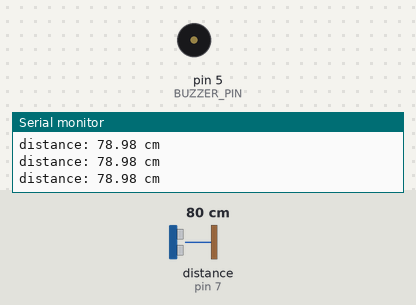
Recording of a sketch running on a simulated Arduino Uno, built with avr-gcc and run on an emulated ATmega328P. On the bench: buzzer (waves = sounding, pin HIGH), the last lines printed to the serial monitor. Wiring (inferred from the names in the program): ultrasonic range finder: trigger pin 6; echo pin 7. The test bench sets the inputs (shaded band); at power-on: distance to the obstacle (sensor on pin 7) 80 cm. The echo pulse lasts 58.3 µs per cm; pins used as bus, display or sensor lines are not drawn.

Above: at 1.2 s.
1.3 s: distance to the obstacle (sensor on pin 7) set to 6 cm
2.8 s: distance to the obstacle (sensor on pin 7) set to 3 cm
At 3.5 s:
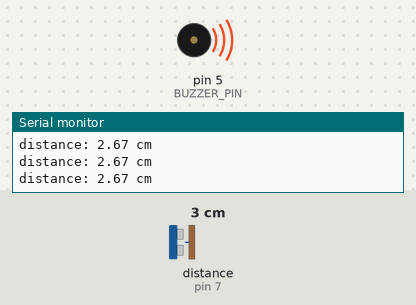
4.3 s: distance to the obstacle (sensor on pin 7) set to 18 cm
At 5.3 s:
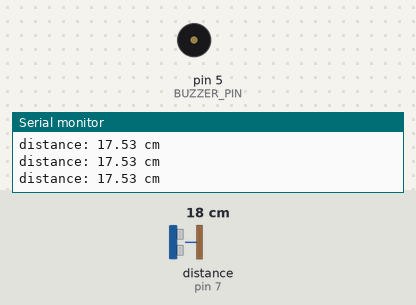
5.8 s: distance to the obstacle (sensor on pin 7) set to 2 cm
At 6.8 s:
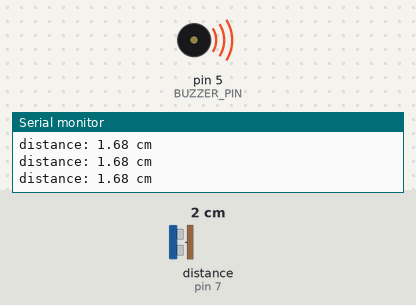
Timing chart, 0 to 8.3 s (numbered marks = the images above; inputs shaded):
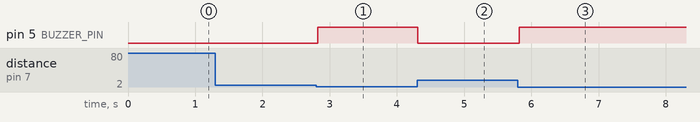

Measured:
- the behaviour switches between 5 and 4 cm on distance to the obstacle (sensor on pin 7) (found by bisection; images 0 and 1)
- after the input at 2.8 s, pin 5 (BUZZER_PIN): LOW → HIGH at once
- after the input at 4.3 s, pin 5 (BUZZER_PIN): HIGH → LOW at once
- after the input at 5.8 s, pin 5 (BUZZER_PIN): LOW → HIGH at once

The sketch:

Pool.ino
```cpp
const int TRIG_PIN   = 6; // Arduino pin connected to Ultrasonic Sensor's TRIG pin
const int ECHO_PIN   = 7; // Arduino pin connected to Ultrasonic Sensor's ECHO pin
const int BUZZER_PIN = 5; // Arduino pin connected to Piezo Buzzer's pin
const int DISTANCE_THRESHOLD = 4; // centimeters

// variables will change:
float duration_us, distance_cm;
void setup() {
  Serial.begin (9600);         // initialize serial port
  pinMode(TRIG_PIN, OUTPUT);   // set arduino pin to output mode
  pinMode(ECHO_PIN, INPUT);    // set arduino pin to input mode
  pinMode(BUZZER_PIN, OUTPUT); // set arduino pin to output mode
}
void loop() {
  // generate 10-microsecond pulse to TRIG pin
  digitalWrite(TRIG_PIN, HIGH);
  delayMicroseconds(5);
  digitalWrite(TRIG_PIN, LOW);

  // measure duration of pulse from ECHO pin
  duration_us = pulseIn(ECHO_PIN, HIGH);
  // calculate the distance
  distance_cm = 0.017 * duration_us;

  if(distance_cm < DISTANCE_THRESHOLD)
    digitalWrite(BUZZER_PIN, HIGH); // turn on Piezo Buzzer
  else
    digitalWrite(BUZZER_PIN, LOW);  // turn off Piezo Buzzer

  // print the value to Serial Monitor
  Serial.print("distance: ");
  Serial.print(distance_cm);
  Serial.println(" cm");

  delay(50);
}
```
